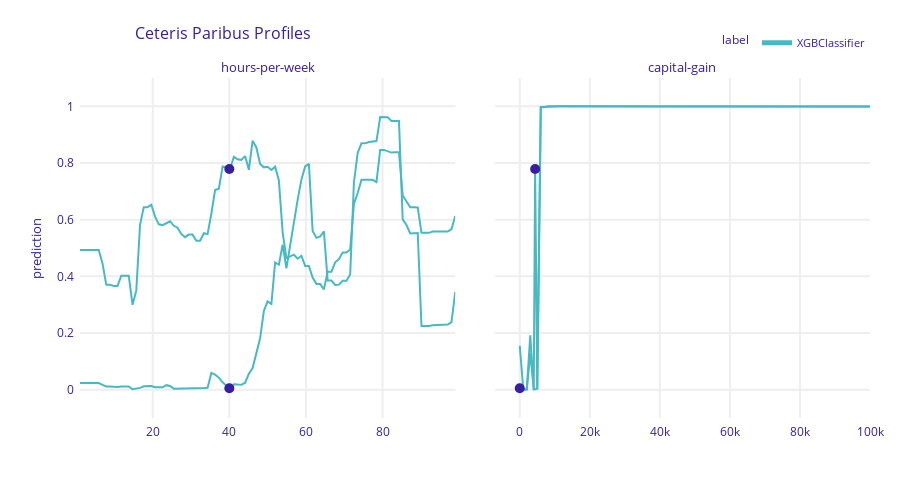

Notebook code cell kept with this figure:
### Markdown cell above
#### We can visualize more records at the same time

### Code cell
ceteris_58 = exp.predict_profile(test_set.iloc[58, :])
ceteris_paribus_ex.plot(ceteris_58, variables = ['hours-per-week', 'capital-gain'])
